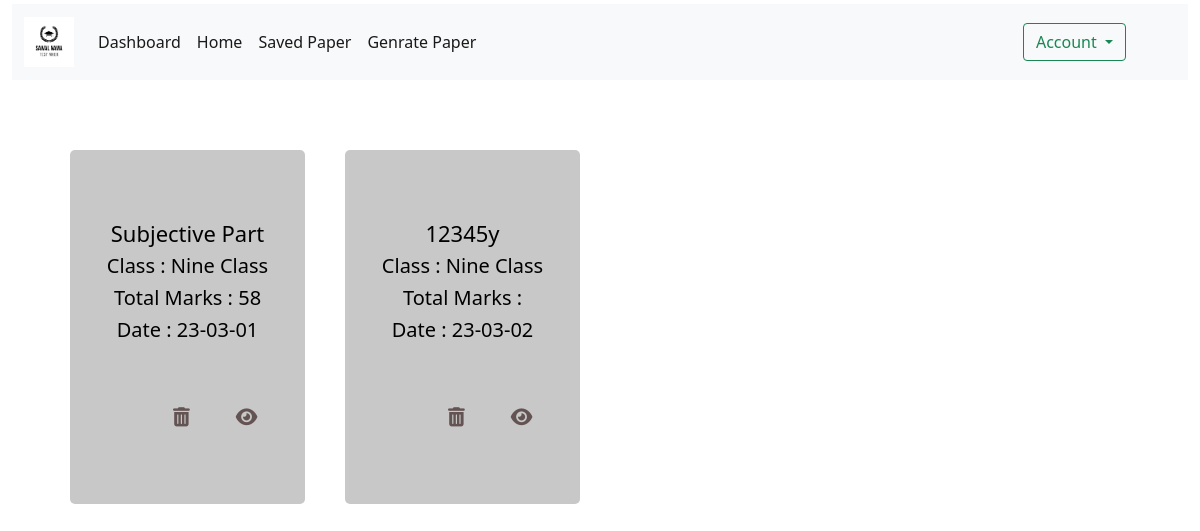
The app's page /paperPage.php (signed in) with its own data.
### tables this page shows
CREATE TABLE `savedpaper` (
  `paper_id` int(255) NOT NULL,
  `paper_name` varchar(255) NOT NULL,
  `class_name` varchar(255) NOT NULL,
  `total_marks` varchar(255) NOT NULL,
  `Time` varchar(255) NOT NULL,
  `ASname` varchar(255) NOT NULL,
  `school_logo` varchar(255) NOT NULL,
  `address` varchar(500) NOT NULL,
  `user_email` varchar(255) NOT NULL,
  `subject` varchar(255) NOT NULL,
  `saved_date` varchar(255) NOT NULL
);

### paperPage.php (the view, shortened to what this page needs)
<body>
    <!DOCTYPE html>
    <html lang="en">
    <head>
        <link rel="stylesheet" href="./assets/Bootstrap/bootstrap.min.css">
        <link rel="stylesheet" href="./css & java/aos.css">
        <link rel="stylesheet" href="./style.css" media="all">
        <link rel="stylesheet" href="https://cdnjs.cloudflare.com/ajax/libs/font-awesome/6.3.0/css/all.min.css" />
        <link href="https://cdn.jsdelivr.net/npm/@sweetalert2/theme-dark@4/dark.css" rel="stylesheet">
    </head>
    <body>
        <div class="container-fluid">
            <?php
            require_once('./navbar.php')
        ?>
            <div class="mainpaper">
                <div class="row">
                    <?php
                    $user_email = $_SESSION['user_email'];
                    $paper_query = "SELECT * FROM `savedpaper` WHERE user_email ='$user_email'";
                    $paper_run = mysqli_query($conn, $paper_query);
                    while ($paperfet = mysqli_fetch_assoc($paper_run)) {
                    ?>
                        <div class="col-lg-3 col-md-3 col-sm-12 papers">
                            <div class="subpaper">
                                <h2><?php echo $paperfet['paper_name'] ?> </h2>
                                <h3>class : <span><?php echo $paperfet['class_name'] ?></span> </h3>
                                <h3>Total Marks : <span><?php echo $paperfet['total_marks'] ?></span> </h3>
                                <h3>Date : <span><?php echo $paperfet['saved_date'] ?></span> </h3>
                                <div class="d-flex icons">
                                    <button class="btn  deleteid" value="<?php echo $paperfet['paper_id'] ?>"><i class="fa-solid fa-trash-can"></i></button>
                                    <a href="./singlepaper.php?id=<?php echo $paperfet['paper_id'] ?>"> <button class="btn"> <i class="fa-solid fa-eye"></i></button> </a>
                                </div>
                            </div>
                        </div>
                    <?php
                    }
                    ?>
                </div>
            </div>
        </div>
    </body>
    </html>

### style.css (style rules this page uses)
* { margin: 0px; padding: 0px; }
a { text-decoration: none; }
.mainpaper { margin-top: 50px; padding: 0px 50px; }
.papers { text-align: center; padding: 20px; }
.subpaper { border-radius: 5px; box-sizing: border-box; padding: 70px 10px; background-color: #c8c8c8; }
.icons { padding-left: 70px; padding-top: 50px; }
.subpaper i { color: #645353; margin: 0px 10px; font-size: larger; }
.subpaper h2 { text-transform: capitalize; color: #000000; font-size: 22px; }
.subpaper h3 { text-transform: capitalize; color: #000000; font-size: 20px; }
.subpaper span { text-transform: capitalize; color: #000000; font-size: 20px; }

### records on screen
savedpaper: paper_name "Subjective Part", class_name "Nine Class", total_marks "58", saved_date "23-03-01", $paperfet['paper_id'] 38 (drawn)
savedpaper: paper_name "12345y", class_name "Nine Class", saved_date "23-03-02", $paperfet['paper_id'] 39 (drawn)
